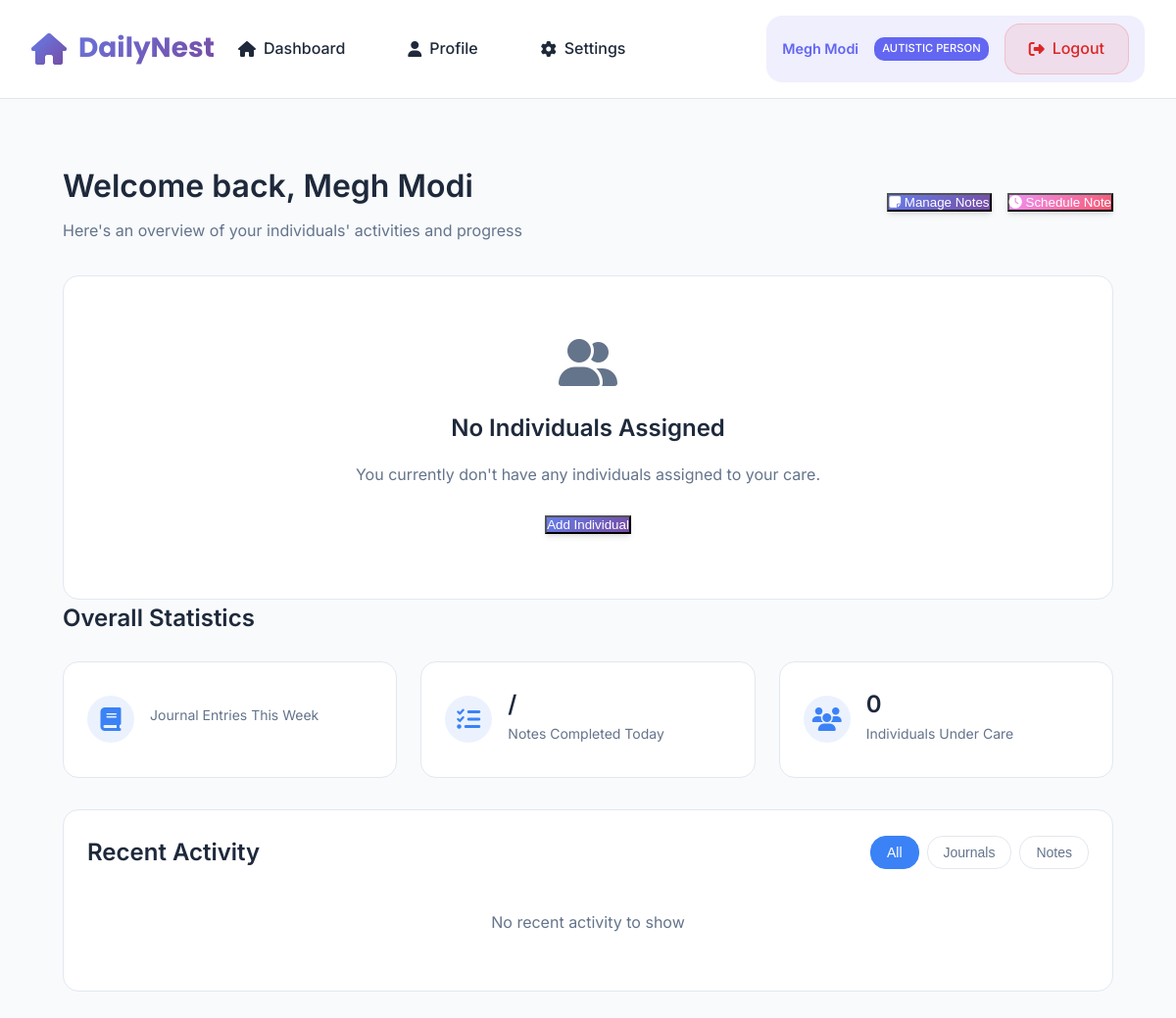
/caregiver-mode/dashboard/ (signed in), run on the app's committed database.
### DailyNest/models.py (models this page shows, shortened)
class CustomUser(AbstractUser):
    ROLE_CHOICES = [
        ('admin', 'Admin'),
        ('autistic_person', 'Autistic Person'),
    ]
    name = models.CharField(max_length=150, help_text="Full name of the user")
    email = models.EmailField(unique=True, help_text="Email address for login")
    role = models.CharField(max_length=20, choices=ROLE_CHOICES, default='autistic_person')
    created_at = models.DateTimeField(auto_now_add=True)
    caregiver_pin = models.CharField(max_length=128, blank=True, null=True, help_text="6-digit PIN for caregiver mode access")
    caregiver_mode_enabled = models.BooleanField(default=False, help_text="Whether caregiver mode is set up")
    phone = models.CharField(max_length=20, blank=True, null=True, help_text="Phone number")
    date_of_birth = models.DateField(blank=True, null=True, help_text="Date of birth")
    address = models.TextField(blank=True, null=True, help_text="Home address")
    emergency_contact = models.CharField(max_length=150, blank=True, null=True, help_text="Emergency contact name")
    emergency_phone = models.CharField(max_length=20, blank=True, null=True, help_text="Emergency contact phone")
    bio = models.TextField(blank=True, null=True, help_text="Personal bio or notes")
    profile_picture = models.ImageField(upload_to='profile_pics/', blank=True, null=True, help_text="Profile picture")
    USERNAME_FIELD = 'email'
    REQUIRED_FIELDS = ['username', 'name']

### DailyNest/views.py (the view)
# urls.py: path('caregiver-mode/dashboard/', views.caregiver_mode_dashboard, name='caregiver_mode_dashboard'),
@login_required
def caregiver_mode_dashboard(request):
    if not request.session.get('caregiver_mode'):
        return redirect('caregiver_mode_login')
    user = request.user
    recent_journals = JournalEntry.objects.filter(user=user).order_by('-created_at')[:10]
    recent_emotions = EmotionRecord.objects.filter(user=user).order_by('-timestamp')[:10]
    week_ago = timezone.now() - timedelta(days=7)
    weekly_emotions = EmotionRecord.objects.filter(
        user=user,
        timestamp__gte=week_ago
    ).order_by('-timestamp')
    context = {
        'user': user,
        'recent_journals': recent_journals,
        'recent_emotions': recent_emotions,
        'weekly_emotions': weekly_emotions,
        'journal_count': JournalEntry.objects.filter(user=user).count(),
        'emotion_count': EmotionRecord.objects.filter(user=user).count(),
    }
    return render(request, 'caregiver/dashboard.html', context)

### DailyNest/templates/caregiver/dashboard.html (shortened to what this page needs)
{% extends 'base.html' %}
{% load static %}
{% block content %}
<div class="dashboard-container">
    <div class="welcome-header">
        <div class="welcome-text">
            <h1>Welcome back, {{ request.user.name }}</h1>
            <p>Here's an overview of your individuals' activities and progress</p>
        </div>
        <div class="quick-actions">
            <button onclick="location.href='{% url 'caregiver_notes' %}'" class="btn-primary">
                <i class="fas fa-sticky-note"></i> Manage Notes
            </button>
            <button onclick="location.href='{% url 'schedule_note_view' %}'" class="btn-secondary">
                <i class="fas fa-clock"></i> Schedule Note
            </button>
        </div>
    </div>
    {% if autistic_users %}
        <div class="individuals-grid">
            {% for user in user_journal_stats %}
            <div class="individual-card">
                <div class="individual-header">
                    <div class="individual-info">
                        <h3>{{ user.user.name }}</h3>
                        <span class="relationship">{{ user.user.care_relationships_as_autistic.first.get_relationship_type_display }}</span>
                    </div>
                    {% if user.weekly_mood_avg %}
                        <div class="mood-indicator" title="Average mood this week">
                            {% if user.weekly_mood_avg >= 4 %}
                                <i class="fas fa-smile text-success"></i>
                            {% elif user.weekly_mood_avg >= 3 %}
                                <i class="fas fa-meh text-warning"></i>
                            {% else %}
                                <i class="fas fa-frown text-danger"></i>
                            {% endif %}
                        </div>
                    {% endif %}
                </div>
                <div class="stats-grid">
                    <div class="stat-box">
                        <span class="stat-label">Journal Entries (Week)</span>
                        <span class="stat-value">{{ user.weekly_entries }}</span>
                    </div>
                    <div class="stat-box">
                        <span class="stat-label">Notes Completed</span>
                        <span class="stat-value">{{ user.completed_notes|default:"0" }}/{{ user.total_notes|default:"0" }}</span>
                    </div>
                </div>
                <div class="recent-activity">
                    <h4>Recent Journal Entries</h4>
                    {% if user.recent_entries %}
                        <ul class="activity-list">
                            {% for entry in user.recent_entries %}
                            <li>
                                <span class="activity-date">{{ entry.created_at|date:"M d" }}</span>
                                <span class="activity-title">{{ entry.title|default:"Untitled Entry" }}</span>
                            </li>
                            {% endfor %}
                        </ul>
                    {% else %}
                        <p class="no-entries">No recent journal entries</p>
                    {% endif %}
                </div>
                <div class="scheduled-notes">
                    <h4>Today's Notes</h4>
                    {% with today_notes=user.user.scheduled_notes_received.all %}
                        {% if today_notes %}
                            <ul class="notes-list">
                                {% for note in today_notes %}
                                <li class="note-item {% if note.status == 'completed' %}completed{% endif %}">
                                    <span class="note-title">{{ note.title }}</span>
                                    <span class="note-status">{{ note.get_status_display }}</span>
                                </li>
                                {% endfor %}
                            </ul>
                        {% else %}
                            <p class="no-notes">No notes scheduled for today</p>
                        {% endif %}
                    {% endwith %}
                </div>
                <div class="card-actions">
                    <button onclick="location.href='{% url 'journal_list' %}?user={{ user.user.id }}'" class="btn-text">
                        <i class="fas fa-book"></i> View All Journals
                    </button>
                    <button onclick="location.href='{% url 'caregiver_notes' %}?person={{ user.user.id }}'" class="btn-text">
                        <i class="fas fa-sticky-note"></i> Manage Notes
                    </button>
                </div>
            </div>
            {% endfor %}
        </div>
    {% else %}
        <div class="empty-state">
            <i class="fas fa-user-friends"></i>
            <h2>No Individuals Assigned</h2>
            <p>You currently don't have any individuals assigned to your care.</p>
            <button onclick="location.href='{% url 'manage_care_relationships' %}'" class="btn-primary">
                Add Individual
            </button>
        </div>
    {% endif %}
    <div class="statistics-container">
        <h2>Overall Statistics</h2>
        <div class="stats-summary">
            <div class="stat-card">
                <div class="stat-icon">
                    <i class="fas fa-book"></i>
                </div>
                <div class="stat-info">
                    <span class="stat-label">Journal Entries This Week</span>
                </div>
            </div>
            <div class="stat-card">
                <div class="stat-icon">
                    <i class="fas fa-tasks"></i>
                </div>
                <div class="stat-info">
                    <span class="stat-value">{{ total_notes_completed }}/{{ total_notes }}</span>
                    <span class="stat-label">Notes Completed Today</span>
                </div>
            </div>
            <div class="stat-card">
                <div class="stat-icon">
                    <i class="fas fa-users"></i>
                </div>
                <div class="stat-info">
                    <span class="stat-value">{{ autistic_users|length }}</span>
                    <span class="stat-label">Individuals Under Care</span>
                </div>
            </div>
        </div>
    </div>
    <div class="activity-feed">
        <div class="feed-header">
            <h2>Recent Activity</h2>
            <div class="feed-filters">
                <button class="filter-btn active" data-filter="all">All</button>
                <button class="filter-btn" data-filter="journal">Journals</button>
                <button class="filter-btn" data-filter="notes">Notes</button>
            </div>
        </div>
        {% if recent_journal_entries %}
        <div class="feed-content">
            {% for entry in recent_journal_entries %}
            <div class="feed-item" data-type="journal">
                <div class="feed-icon">
                    <i class="fas fa-book"></i>
                </div>
                <div class="feed-details">
                    <div class="feed-header">
                        <span class="feed-title">{{ entry.user.name }} wrote a journal entry</span>
                        <span class="feed-time">{{ entry.created_at|timesince }} ago</span>
                    </div>
                    <p class="feed-excerpt">{{ entry.title|default:"Untitled Entry" }}</p>
                </div>
            </div>
            {% endfor %}
        </div>
        {% else %}
        <div class="empty-feed">
            <p>No recent activity to show</p>
        </div>
        {% endif %}
    </div>
</div>
{% endblock %}

### DailyNest/templates/base.html (shortened to what this page needs)
{% load static %}
<!DOCTYPE html>
<html lang="en">
<head>
    <link rel="stylesheet" href="https://cdnjs.cloudflare.com/ajax/libs/font-awesome/6.4.0/css/all.min.css">
</head>
<body data-theme="light" data-font-size="medium" data-reduce-animations="false">
    <nav class="navbar">
        <a href="/" class="navbar-brand">
            <i class="fas fa-home"></i>
            DailyNest
        </a>
        <div class="navbar-links">
            {% if user.is_authenticated %}
                <a href="/" class="nav-link">
                    <i class="fas fa-home"></i>
                    <span>Dashboard</span>
                </a>
                <a href="{% url 'profile' %}" class="nav-link">
                    <i class="fas fa-user"></i>
                    <span>Profile</span>
                </a>
                <a href="{% url 'emotion_settings' %}" class="nav-link">
                    <i class="fas fa-cog"></i>
                    <span>Settings</span>
                </a>
                <div class="user-menu">
                    <span class="user-greeting">{{ user.name }}</span>
                    <div class="user-role-badge">{{ user.get_role_display }}</div>
                    <a href="{% url 'logout' %}" class="nav-link logout-link">
                        <i class="fas fa-sign-out-alt"></i>
                        <span>Logout</span>
                    </a>
                </div>
            {% endif %}
        </div>
    </nav>
    <main class="main-content">
        <div class="container">
            {% block content %}{% endblock %}
        </div>
    </main>
</body>
</html>

### DailyNest/templates/base.html (style rules this page uses)
:root { --primary-gradient: linear-gradient(135deg, #667eea 0%, #764ba2 100%); --secondary-gradient: linear-gradient(135deg, #f093fb 0%, #f5576c 100%); --accent-gradient: linear-gradient(135deg, #4facfe 0%, #00f2fe 100%); --calm-blue: #6366f1; --soft-green: #10b981; --gentle-purple: #8b5cf6; --warm-orange: #f59e0b; --soothing-teal: #06b6d4; --bg-light: #f8fafc; --bg-dark: #0f172a; --surface-light: #ffffff; --surface-dark: #1e293b; --text-light: #1e293b; --text-dark: #f1f5f9; --focus-ring: 0 0 0 3px rgba(99, 102, 241, 0.3); --border-radius: 16px; --border-radius-lg: 24px; --transition: all 0.3s cubic-bezier(0.4, 0, 0.2, 1); --shadow-sm: 0 1px 2px 0 rgba(0, 0, 0, 0.05); --shadow-md: 0 4px 6px -1px rgba(0, 0, 0, 0.1), 0 2px 4px -1px rgba(0, 0, 0, 0.06); --shadow-lg: 0 10px 15px -3px rgba(0, 0, 0, 0.1), 0 4px 6px -2px rgba(0, 0, 0, 0.05); --shadow-xl: 0 20px 25px -5px rgba(0, 0, 0, 0.1), 0 10px 10px -5px rgba(0, 0, 0, 0.04); }
* { margin: 0; padding: 0; box-sizing: border-box; }
body { font-family: 'Inter', -apple-system, BlinkMacSystemFont, 'Segoe UI', Roboto, sans-serif; line-height: 1.6; color: var(--text-light); background: var(--bg-light); transition: var(--transition); overflow-x: hidden; }
body[data-font-size="medium"] { font-size: 16px; }
.navbar { position: fixed; top: 0; left: 0; right: 0; z-index: 1000; background: rgba(255, 255, 255, 0.95); backdrop-filter: blur(20px); border-bottom: 1px solid rgba(0, 0, 0, 0.1); padding: 1rem 2rem; display: flex; justify-content: space-between; align-items: center; transition: var(--transition); }
.navbar-brand { font-family: 'Poppins', sans-serif; font-size: 1.75rem; font-weight: 700; background: var(--primary-gradient); -webkit-background-clip: text; -webkit-text-fill-color: transparent; background-clip: text; display: flex; align-items: center; gap: 0.75rem; text-decoration: none; }
.navbar-brand i { background: var(--primary-gradient); -webkit-background-clip: text; -webkit-text-fill-color: transparent; background-clip: text; font-size: 2rem; }
.navbar-links { display: flex; gap: 1rem; align-items: center; flex: 1; justify-content: flex-end; }
.nav-link { text-decoration: none; color: var(--text-light); font-weight: 500; padding: 0.75rem 1.5rem; border-radius: var(--border-radius); display: flex; align-items: center; gap: 0.5rem; transition: var(--transition); position: relative; overflow: hidden; }
.nav-link::before { content: ''; position: absolute; top: 0; left: -100%; width: 100%; height: 100%; background: var(--primary-gradient); transition: var(--transition); z-index: -1; }
.user-menu { display: flex; align-items: center; gap: 1rem; padding: 0.5rem 1rem; background: rgba(99, 102, 241, 0.1); border-radius: var(--border-radius); margin-left: auto; }
.user-greeting { font-weight: 600; font-size: 0.9rem; color: var(--calm-blue); }
.user-role-badge { font-size: 0.7rem; padding: 0.2rem 0.5rem; background: var(--calm-blue); color: white; border-radius: 10px; text-transform: uppercase; font-weight: 500; white-space: nowrap; }
.logout-link { background: rgba(239, 68, 68, 0.1); color: #dc2626 !important; border: 1px solid rgba(239, 68, 68, 0.2); }
.main-content { margin-top: 100px; min-height: calc(100vh - 100px); padding: 2rem; }
.container { max-width: 1200px; margin: 0 auto; }
.btn-primary { background: var(--primary-gradient); color: white; box-shadow: var(--shadow-md); }
.btn-secondary { background: var(--secondary-gradient); color: white; box-shadow: var(--shadow-md); }

### data on the page
CustomUser: name "Megh Modi", role "AUTISTIC PERSON", user.name "Megh Modi"

### other printed values
{{ autistic_users|length }} "0"
